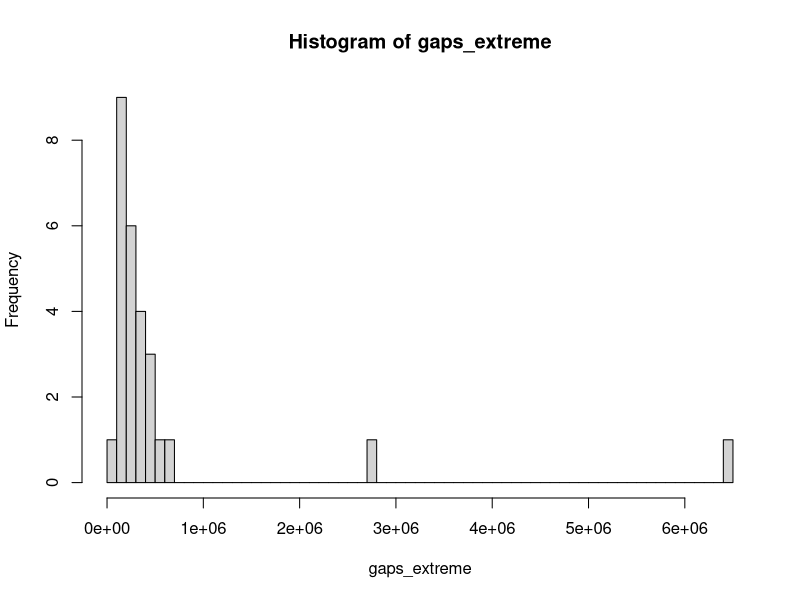
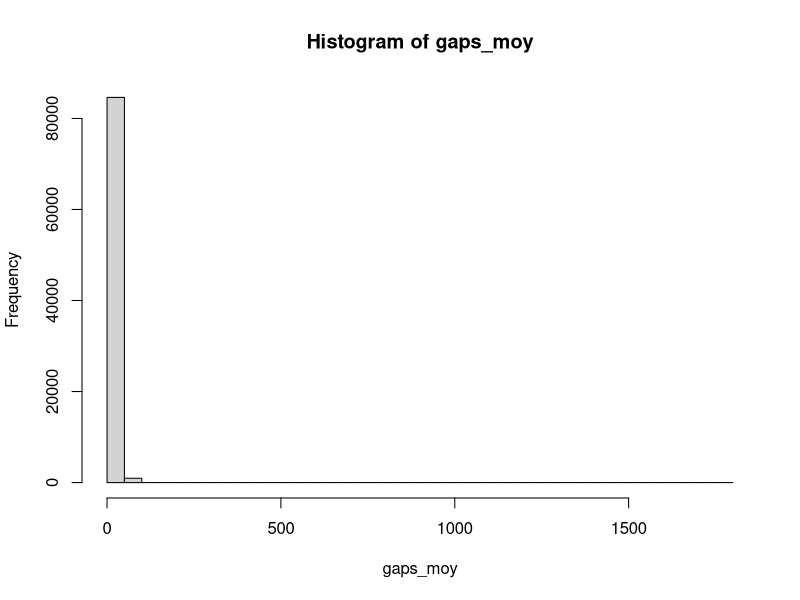
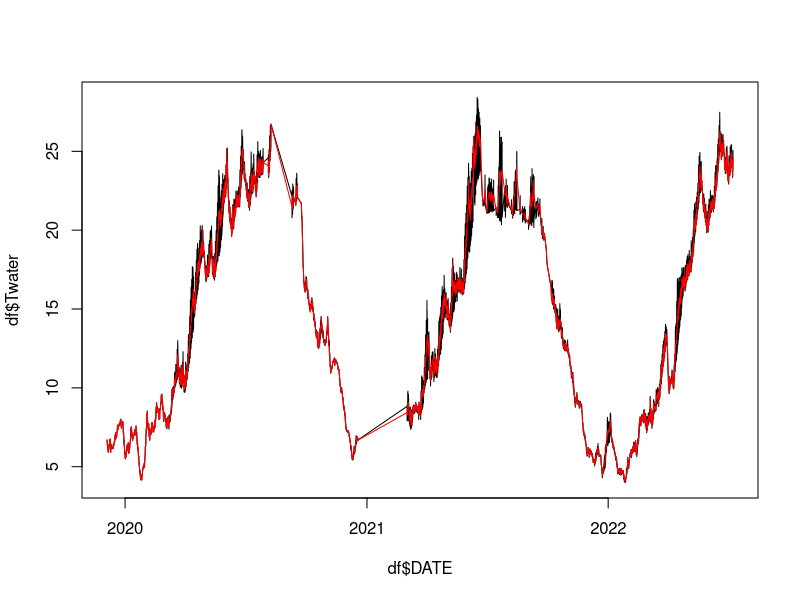
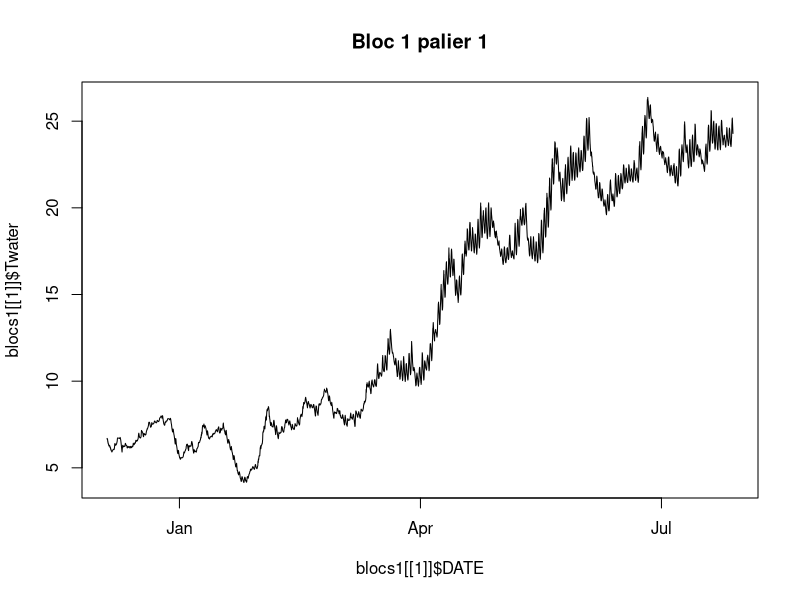
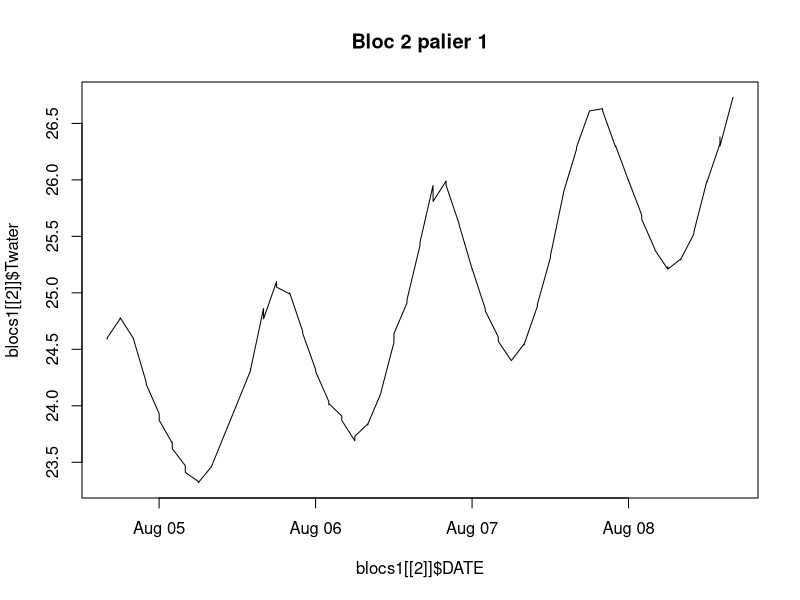
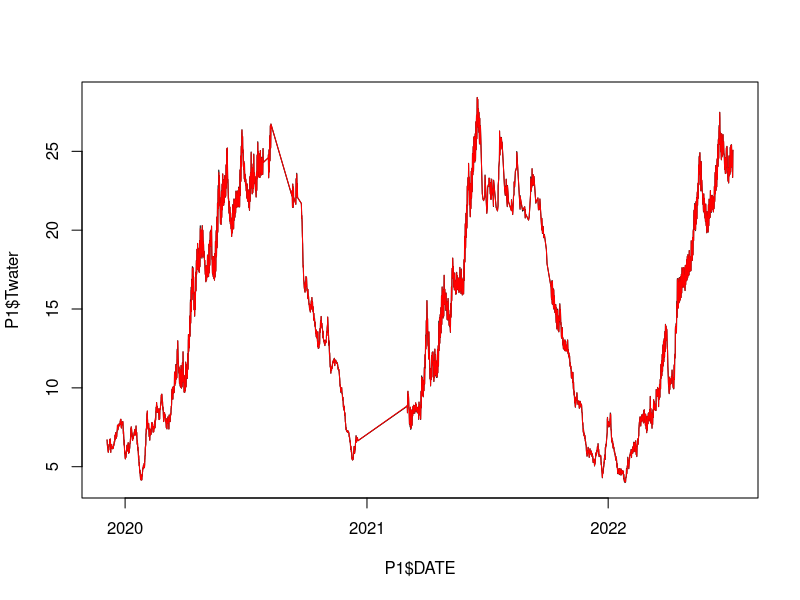
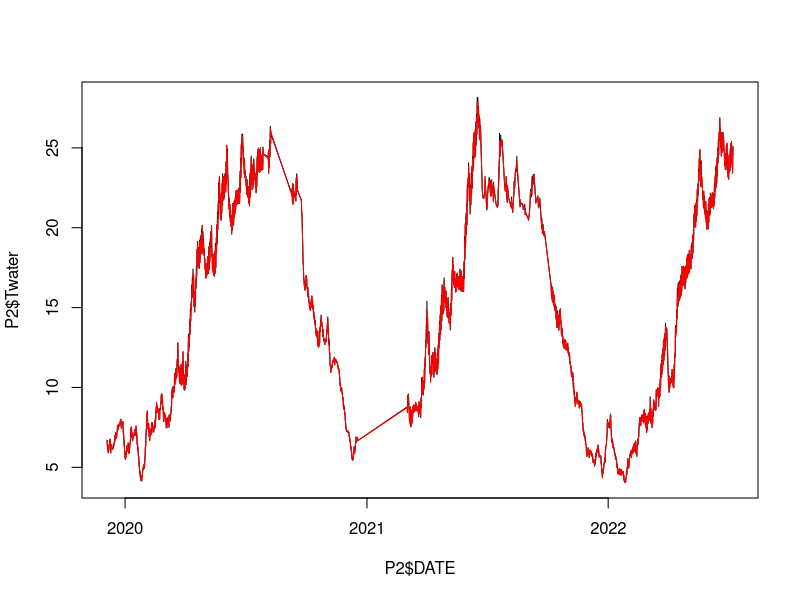
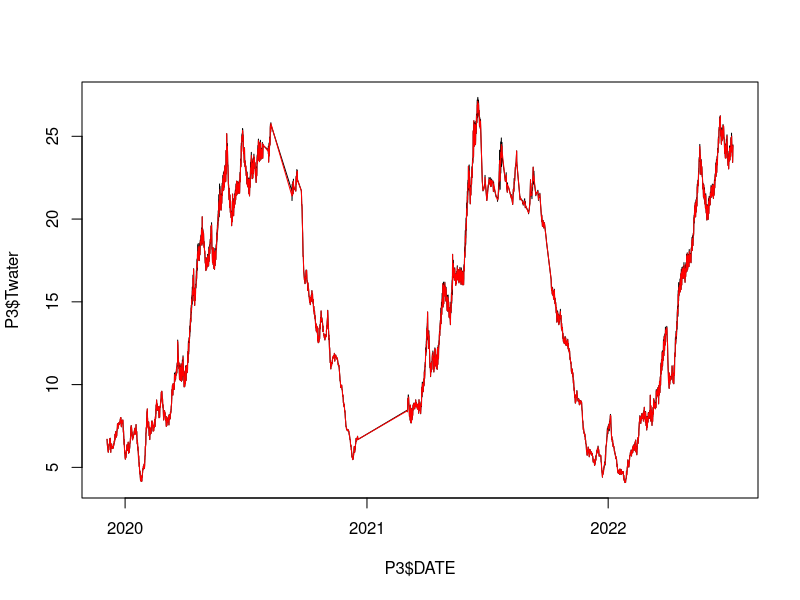

R code for these plots, in order:
## ---- chunk 1
df <- read.csv("data_lake_2.csv")
df$DATE <- as.POSIXct(df$DATE, format = "%Y-%m-%dT%H:%M:%S", tz = "UTC")
## ---- chunk 2
gaps <- as.numeric(diff(df$DATE))

gaps_extreme <- gaps[gaps>86400] # plus de 1j
hist(gaps_extreme,breaks=50)

gaps_moy <- gaps[gaps<=3600] # moins de 1h
hist(gaps_moy, breaks=50)
## ---- chunk 3
# On fragmente les données en bloc d'observations proches en date
temps <- as.numeric(df$DATE)
n <- length(temps)
gaps <- diff(temps)

blocs <- list()
k <- 0
j <- 0
for(i in 1:(n-1)){
  if(gaps[i] > 100000){
    k <- k+1
    blocs[[k]] <- df[(j+1):i,]

    j <- i
  }else{}
}
k <- k + 1
blocs[[k]] <- df[(j+1):n, ]
blocs[[1]]

## ---- chunk 4
# fonction qui aggrège les données en blocs de 1h15

reducbloc <- function(X, reduc = 75*60){

  X$DATE <- as.POSIXct(X$DATE, format="%Y-%m-%d %H:%M:%S", tz="UTC")
  X <- X[order(X$DATE), ]

  X$Twater <- as.numeric(X$Twater)
  X$O2sat  <- as.numeric(X$O2sat)
  X$Chltot <- as.numeric(X$Chltot)

  temps <- as.numeric(X$DATE)
  n <- nrow(X)

  out <- data.frame(DATE=as.POSIXct(character()), Twater=numeric(),
                    O2sat=numeric(), Chltot=numeric(), stringsAsFactors=FALSE)

  j <- 1
  t0 <- temps[1]
  k <- 0

  for(i in 1:n){
    if(temps[i] - t0 >= reduc){
      k <- k + 1
      out[k, "DATE"]   <- X$DATE[j]
      out[k, "Twater"] <- mean(X$Twater[j:(i-1)], na.rm=TRUE)
      out[k, "O2sat"]  <- mean(X$O2sat [j:(i-1)], na.rm=TRUE)
      out[k, "Chltot"] <- mean(X$Chltot[j:(i-1)], na.rm=TRUE)

      j <- i
      t0 <- temps[i]
    }
  }

  # dernier bloc
  k <- k + 1
  out[k, "DATE"]   <- X$DATE[j]
  out[k, "Twater"] <- mean(X$Twater[j:n], na.rm=TRUE)
  out[k, "O2sat"]  <- mean(X$O2sat [j:n], na.rm=TRUE)
  out[k, "Chltot"] <- mean(X$Chltot[j:n], na.rm=TRUE)

  out
}
## ---- chunk 5
agg_list <- list()

for(b in 1:length(blocs)){
  agg_list[[b]] <- reducbloc(blocs[[b]], reduc = 75*60)
}

df75 <- do.call(rbind, agg_list)

df75 <- df75[order(df75$DATE), ]

head(df75)
nrow(df75)
## ---- chunk 6
plot(df$DATE, df$Twater, type="l")
lines(df75$DATE, df75$Twater, type="l",col="red")
## ---- chunk 7
df <- read.csv("data_lake_2.csv")
df$DATE <- as.POSIXct(df$DATE, format = "%Y-%m-%dT%H:%M:%S", tz = "UTC")

P1 <- df[df$palier == 1,]
P2 <- df[df$palier == 2,]
P3 <- df[df$palier == 3,]
P4 <- df[df$palier == 4,]
P5 <- df[df$palier == 5,]

## ---- chunk 8
# On fragmente les données en bloc d'observations proches en date pour le palier 1

frag <- function(X, gap = 100000){
  X <- X[order(X$DATE),]
  t <- as.numeric(X$DATE)
  n <- length(t)
  if(n <= 1) return(list(X)) # on sait jamais

  gaps <- diff(t)

  blocs <- list()
  k <- 0
  j <- 0

  for(i in 1:(n-1)){
    if(gaps[i] > gap){
      k <- k + 1
      blocs[[k]] <- X[(j+1):i, , drop = FALSE]
      j <- i
    }
  }

  # dernier bloc
  k <- k + 1
  blocs[[k]] <- X[(j+1):n, , drop = FALSE]

  blocs
}

blocs1 <- frag(P1, gap = 100000)
blocs2 <- frag(P2, gap = 100000)
blocs3 <- frag(P3, gap = 100000)
blocs4 <- frag(P4, gap = 100000)
blocs5 <- frag(P5, gap = 100000)


plot(blocs1[[1]]$DATE, blocs1[[1]]$Twater, type="l", main="Bloc 1 palier 1")
plot(blocs1[[2]]$DATE, blocs1[[2]]$Twater, type="l",main="Bloc 2 palier 1")

## ---- chunk 9

aggregv2 <- function(X, temps = 75*60){
  X <- X[order(X$DATE), ]
  n <- nrow(X)

  out <- data.frame(DATE = as.POSIXct(character()),Twater = numeric(),O2sat  = numeric(),
    Chltot = numeric())

  i <- 1
  while(i <= n){
    j <- i
    # avancer j tant que on reste dans la fenêtre et dans les bornes
    while(j < n && as.numeric(difftime(X$DATE[j+1], X$DATE[i], units="secs")) < temps){
      j <- j + 1
    }

    out <- rbind(out, data.frame(
      DATE   = X$DATE[i],
      Twater = mean(X$Twater[i:j], na.rm = TRUE),
      O2sat  = mean(X$O2sat[i:j],  na.rm = TRUE),
      Chltot = mean(X$Chltot[i:j], na.rm = TRUE)
    ))

    i <- j + 1
  }

  out
}

aggregv2_bloc1 <- aggregv2(blocs1[[1]], temps = 75*60)
## ---- chunk 10
# On applique la fonction à chaque fragment du jeu de données

aggregtout <- function(X, temps = 75*60){
  out_list <- lapply(X, aggregv2, temps = temps)
  out <- do.call(rbind, out_list)
  rownames(out) <- NULL
  out
}

aggregtout_P1 <- aggregtout(blocs1, temps = 75*60)
aggregtout_P2 <- aggregtout(blocs2, temps = 75*60)
aggregtout_P3 <- aggregtout(blocs3, temps = 75*60)
aggregtout_P4 <- aggregtout(blocs4, temps = 75*60)
aggregtout_P5 <- aggregtout(blocs5, temps = 75*60)
## ---- chunk 11
plot(P1$DATE, P1$Twater, type="l")
lines(aggregtout_P1$DATE, aggregtout_P1$Twater, col="red", type="l")

plot(P2$DATE, P2$Twater, type="l")
lines(aggregtout_P2$DATE, aggregtout_P2$Twater, col="red", type="l")

plot(P3$DATE, P3$Twater, type="l")
lines(aggregtout_P3$DATE, aggregtout_P3$Twater, col="red", type="l")

plot(P4$DATE, P4$Twater, type="l")
lines(aggregtout_P4$DATE, aggregtout_P4$Twater, col="red", type="l")

plot(P5$DATE, P5$Twater, type="l")
lines(aggregtout_P5$DATE, aggregtout_P5$Twater, col="red", type="l")

## ---- chunk 12
EM=function(data, K=3, max_iter=100, tol=1e-6){
  ts=data[!is.na(data)]
  n=length(ts)

  mu_k=as.numeric(quantile(ts,probs=seq(0.25, 0.75, length.out=K)))
  sigma_k=rep(sd(ts), K)
  eps_k=rep(1/K, K)

  loglik_old=-Inf

  for (iter in 1:max_iter){

    # Etape E
    dens=sapply(1:K, function(k)
      eps_k[k]*dnorm(ts, mu_k[k], sigma_k[k])
    )

    dens_sum=rowSums(dens)
    dens_sum[dens_sum<tol]=tol

    gamma=dens/dens_sum

    # Etape M
    N_k=colSums(gamma)

    eps_k=N_k/n
    mu_k=colSums(gamma*matrix(ts,n,K))/N_k
    sigma_k=sqrt(colSums(gamma*sweep(matrix(ts,n,K), 2, mu_k, FUN="-")^2)/N_k)

    sigma_k[sigma_k<tol]=tol

    loglik=sum(log(dens_sum))

    if (abs(loglik - loglik_old)<tol) break
    loglik_old=loglik
  }

  list(eps=eps_k, mu=mu_k, sigma=sigma_k, loglik=loglik)
}
## ---- chunk 13
parametres=list(EM(df75$Twater),EM(df75$O2sat),EM(df75$Chltot))
## ---- chunk 14
dens=function(x,param){
  d=c()
  l=length(x)
  for (i in 1:l){
    s=c()
    for (j in 1:3){
      s=c(s,param$eps[j]*dnorm(x[i],param$mu[j],param$sigma[j]))
    }
    d=c(d,sum(s))
  }
  return(d)
}

d=list(dens(df75$Twater,parametres[[1]]),dens(df75$O2sat,parametres[[2]]),dens(df75$Chltot,parametres[[3]]))
## ---- chunk 15
clean=function(x,density,seuil=0.01){
  d=density
  l=length(x)
  clean=rep(NA,l)
  for (i in 1:l){
    if (d[i]>= seuil){
      clean[i]=x[i]
    }
  }
  return(clean)
}

test=clean(x=df75$Twater,density=d[[1]])
plot(df$DATE, df$Twater, type='o')
lines(df75$DATE, test, type='o',col='red')
